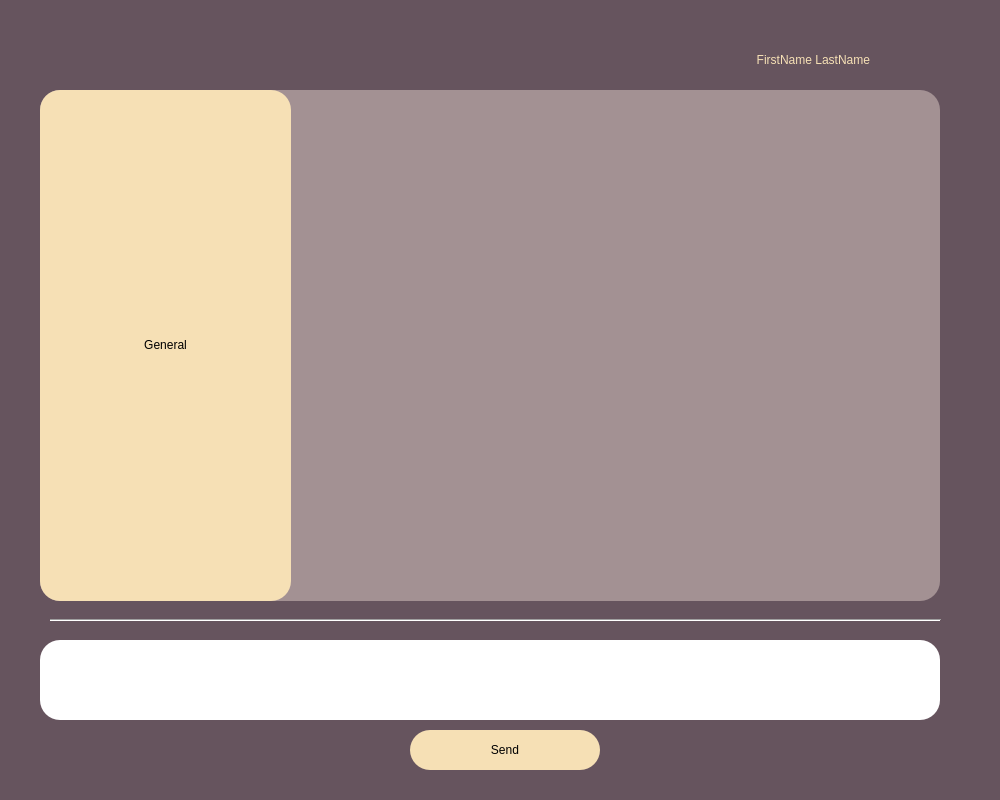
<?xml version="1.0" encoding="UTF-8"?>
<ui version="4.0">
 <class>MainWindow</class>
 <widget class="QMainWindow" name="MainWindow">
  <property name="geometry">
   <rect>
    <x>0</x>
    <y>0</y>
    <width>1000</width>
    <height>800</height>
   </rect>
  </property>
  <property name="windowTitle">
   <string>MainWindow</string>
  </property>
  <widget class="QWidget" name="centralwidget">
   <widget class="QWidget" name="Background" native="true">
    <property name="geometry">
     <rect>
      <x>0</x>
      <y>0</y>
      <width>1000</width>
      <height>800</height>
     </rect>
    </property>
    <property name="styleSheet">
     <string notr="true">QWidget #Background{
background-color:rgb(102, 84, 94)}
</string>
    </property>
    <widget class="QTextBrowser" name="text_browser">
     <property name="geometry">
      <rect>
       <x>40</x>
       <y>90</y>
       <width>900</width>
       <height>511</height>
      </rect>
     </property>
     <property name="styleSheet">
      <string notr="true">border-radius: 20px;
background-color: rgb(163, 145, 147);
font-size: 20px;
color: black;</string>
     </property>
    </widget>
    <widget class="Line" name="line">
     <property name="geometry">
      <rect>
       <x>50</x>
       <y>610</y>
       <width>891</width>
       <height>20</height>
      </rect>
     </property>
     <property name="styleSheet">
      <string notr="true"/>
     </property>
     <property name="orientation">
      <enum>Qt::Horizontal</enum>
     </property>
    </widget>
    <widget class="QPushButton" name="send_button">
     <property name="geometry">
      <rect>
       <x>410</x>
       <y>730</y>
       <width>190</width>
       <height>40</height>
      </rect>
     </property>
     <property name="styleSheet">
      <string notr="true">border-radius: 20px;
background-color: rgb(246, 224, 181);
font: 75 18pt &quot;MS Shell Dlg 2&quot;;</string>
     </property>
     <property name="text">
      <string>Send</string>
     </property>
    </widget>
    <widget class="QLabel" name="name">
     <property name="geometry">
      <rect>
       <x>620</x>
       <y>35</y>
       <width>250</width>
       <height>50</height>
      </rect>
     </property>
     <property name="styleSheet">
      <string notr="true">font: 75 20pt &quot;MS Shell Dlg 2&quot;; 
color: rgb(246, 224, 181);
text-align: right;</string>
     </property>
     <property name="text">
      <string> FirstName LastName</string>
     </property>
     <property name="alignment">
      <set>Qt::AlignRight|Qt::AlignTrailing|Qt::AlignVCenter</set>
     </property>
    </widget>
    <widget class="QPushButton" name="logout_button">
     <property name="geometry">
      <rect>
       <x>930</x>
       <y>730</y>
       <width>50</width>
       <height>50</height>
      </rect>
     </property>
     <property name="autoFillBackground">
      <bool>false</bool>
     </property>
     <property name="styleSheet">
      <string notr="true">background-color:rgb(102, 84, 94);
border-radius: 20px;
</string>
     </property>
     <property name="text">
      <string/>
     </property>
     <property name="icon">
      <iconset>
       <normaloff>Resource/logout.png</normaloff>Resource/logout.png</iconset>
     </property>
     <property name="iconSize">
      <size>
       <width>50</width>
       <height>50</height>
      </size>
     </property>
     <property name="default">
      <bool>false</bool>
     </property>
    </widget>
    <widget class="QLineEdit" name="text_field">
     <property name="geometry">
      <rect>
       <x>40</x>
       <y>640</y>
       <width>900</width>
       <height>80</height>
      </rect>
     </property>
     <property name="styleSheet">
      <string notr="true">border-radius: 20px;
font-size: 20px;
color: black;</string>
     </property>
    </widget>
    <widget class="QPushButton" name="friend_button">
     <property name="geometry">
      <rect>
       <x>50</x>
       <y>35</y>
       <width>50</width>
       <height>50</height>
      </rect>
     </property>
     <property name="autoFillBackground">
      <bool>false</bool>
     </property>
     <property name="styleSheet">
      <string notr="true">background-color:rgb(102, 84, 94);
border-radius: 20px;
</string>
     </property>
     <property name="text">
      <string/>
     </property>
     <property name="icon">
      <iconset>
       <normaloff>Resource/friend.png</normaloff>Resource/friend.png</iconset>
     </property>
     <property name="iconSize">
      <size>
       <width>50</width>
       <height>50</height>
      </size>
     </property>
     <property name="default">
      <bool>false</bool>
     </property>
    </widget>
    <widget class="QWidget" name="verticalLayoutWidget">
     <property name="geometry">
      <rect>
       <x>40</x>
       <y>90</y>
       <width>251</width>
       <height>511</height>
      </rect>
     </property>
     <layout class="QVBoxLayout" name="friend_layout">
      <item>
       <widget class="QPushButton" name="pushButton">
        <property name="styleSheet">
         <string notr="true">border-radius: 20px;
background-color: rgb(246, 224, 181);
font: 75 18pt &quot;MS Shell Dlg 2&quot;;</string>
        </property>
        <property name="text">
         <string>General</string>
        </property>
       </widget>
      </item>
     </layout>
    </widget>
    <widget class="QPushButton" name="avatar">
     <property name="geometry">
      <rect>
       <x>880</x>
       <y>35</y>
       <width>50</width>
       <height>50</height>
      </rect>
     </property>
     <property name="cursor">
      <cursorShape>ArrowCursor</cursorShape>
     </property>
     <property name="autoFillBackground">
      <bool>false</bool>
     </property>
     <property name="styleSheet">
      <string notr="true">background-color:rgb(102, 84, 94);
border-radius: 20px;
</string>
     </property>
     <property name="text">
      <string/>
     </property>
     <property name="icon">
      <iconset>
       <normaloff>Resource/default_avatar.png</normaloff>Resource/default_avatar.png</iconset>
     </property>
     <property name="iconSize">
      <size>
       <width>50</width>
       <height>50</height>
      </size>
     </property>
     <property name="default">
      <bool>false</bool>
     </property>
    </widget>
    <widget class="QTextBrowser" name="text_browser_2">
     <property name="geometry">
      <rect>
       <x>40</x>
       <y>90</y>
       <width>251</width>
       <height>511</height>
      </rect>
     </property>
     <property name="styleSheet">
      <string notr="true">border-radius: 20px;
background-color: rgb(246, 224, 181);
font: 75 18pt &quot;MS Shell Dlg 2&quot;;</string>
     </property>
    </widget>
    <zorder>text_browser</zorder>
    <zorder>text_browser_2</zorder>
    <zorder>line</zorder>
    <zorder>send_button</zorder>
    <zorder>name</zorder>
    <zorder>logout_button</zorder>
    <zorder>text_field</zorder>
    <zorder>friend_button</zorder>
    <zorder>verticalLayoutWidget</zorder>
    <zorder>avatar</zorder>
   </widget>
  </widget>
 </widget>
 <resources>
  <include location="Resource/facebook.qrc"/>
 </resources>
 <connections/>
</ui>
